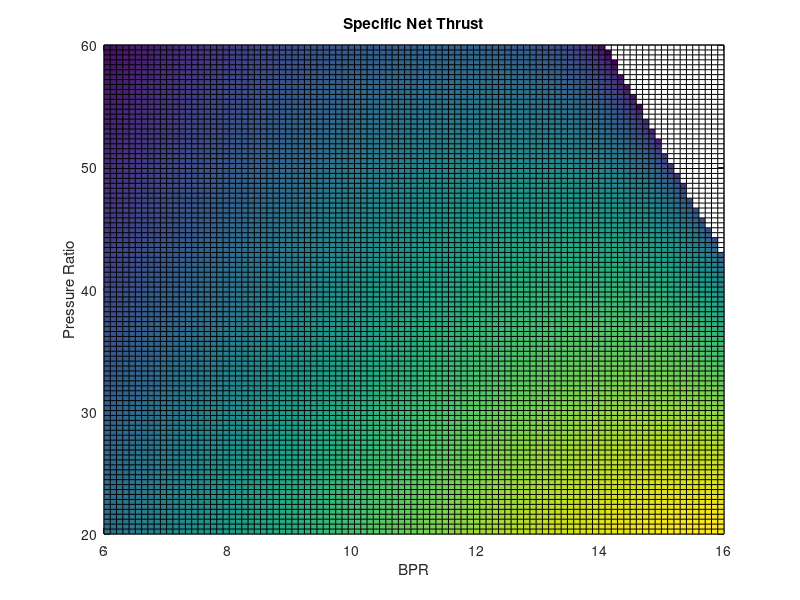

MATLAB code for this plot: (Note: this script raises an error after producing the figure.)
clear
close all
clc
%% Constants
% Design Parameters
LHV = 43E6; % kJ/kg
rF = 1.3;
rP = linspace(20,60);
BPR = linspace(6,16);
cooling = 0.15; % mass of cooling stream over total mass flow
% Design Limitations
nozzlepressureratio = 0.985;
diffuserpressureratio = 0.97;
combustpressureratio = 0.96;
effCombust = 0.995;
effF = 0.89;
effC = 0.9;
effT = 0.89;
effN = 1;
effD = 1;
TIT = 2000; % K
% Perfect Gas Assumption
gamma = 1.4;
R = 287; % J/kg*K
M = 0.7;
% Ambient Values
T0 = 288.15; % K
p0 = 101.325; % kPa
T1 = T0; % K
p1 = p0; % K
govergless1 = gamma/(gamma-1);
gless1over2 = (gamma-1)/2;
gless1overg = 1/govergless1;
cp = govergless1*R; % J/kg*K
phi = zeros(100,100);
p0_3 = zeros(100,100);
T0_3 = zeros(100,100);
p0_4 = zeros(100,100);
T0_4 = zeros(100,100);
T0_45 = zeros(100,100);
p0_45 = zeros(100,100);
T0_5 = zeros(100,100);
p0_5 = zeros(100,100);
T0_9 = zeros(100,100);
p0_9 = zeros(100,100);
Vc = zeros(100,100);
specificnetthrust = zeros(100,100);
tsfc = zeros(100,100);
effProp = zeros(100,100);
%% Constant Calculations
% Diffuser
p0_1 = p1*(1+gless1over2*M^2)^govergless1; % kPa
p0_2 = p0_1*diffuserpressureratio; % kPa
T0_1 = T1*(1+gless1over2*M^2); % K
T0_2 = T0_1; % K
% Fan
p0_13 = rF*p0_2; % kPa
p0_23 = p0_13; % kPa
T0_13 = T0_2*(1+(1/effF)*(rF^gless1overg-1)); % K
T0_23 = T0_13; % K
% Bypass
T0_19 = T0_13; % K
p0_19 = p0_13; % kPa
% Combustor
mfoverma = (12*12.01+26*1.008)/(18.5*2*16+18.5*3.76*2*14.01); % stoichiometric fuel to air mass ratio
% Velocity
Vb = sqrt(2*govergless1*R.*T0_13.*(1-(p1./p0_13).^gless1overg)); % m/s
V = M*sqrt(gamma*R*T0); % m/s
%% Variable Calculations
for i = 1:100
    for j = 1:100
        % Core
        p0_3(i,j) = rP(i)*p0_23; % kPa
        T0_3(i,j) = T0_23*(1+(1/effC)*(rP(i).^gless1overg-1)); % K
        p0_4(i,j) = p0_3(i,j).*combustpressureratio; % kPa
        phi(i,j) = (cp.*(TIT-T0_3(i,j)))./(mfoverma*LHV); % K
        T0_4(i,j) = T0_3(i,j)+(1-cooling)*effCombust*mfoverma*LHV*phi(i,j)/cp; % K
        T0_45(i,j) = T0_4(i,j)-(T0_23/effC)*(rP(i).^gless1overg-1); % K
        p0_45(i,j) = p0_4(i,j).*(1-((T0_23)./(effC*effT*T0_4(i,j))).*(rP(i).^gless1overg-1)).^govergless1; % kPa
        T0_5(i,j) = T0_45(i,j)-(1+BPR(j)).*(T0_2/effF).*(rF^gless1overg-1); % K
        p0_5(i,j) = p0_45(i,j).*(1-(1+BPR(j)).*((T0_2)./(effF*effT*T0_45(i,j))).*(rF^gless1overg-1)).^govergless1; % kPa
        p0_9(i,j) = p0_5(i,j); % kPa
        T0_9(i,j) = T0_5(i,j); % K
        % Velocity
        Vc(i,j) = sqrt(2*govergless1*R.*T0_5(i,j).*(1-(p1./p0_5(i,j)).^gless1overg)); % m/s
        specificnetthrust(i,j) = Vc(i,j)-V+BPR(j).*(Vb-V);
        tsfc(i,j) = (1-cooling)*phi(i,j)*mfoverma./specificnetthrust(i,j);
        effProp(i,j) = (2*specificnetthrust(i,j)*V)/(BPR(j).*(Vb^2-V^2)+(Vc(i,j).^2-V^2));
        if (1-(p1/p0_5(i,j))^gless1overg) < 0
             specificnetthrust(i,j) = NaN;
             tsfc(i,j) = NaN;
             effProp(i,j) = NaN;
        end
    end
end
%% Plots
% Specific Net Thrust
figure()
ThrustGraph = pcolor(BPR,rP,specificnetthrust);
title('Specific Net Thrust')
xlabel('BPR')
ylabel('Pressure Ratio')
ThrustGraph.FaceColor = 'interp';
colorbar
% Thrust Specific Fuel Consumption
figure()
tsfcGraph = pcolor(BPR,rP,real(tsfc));
title('Thrust Specific Fuel Consumption')
xlabel('BPR')
ylabel('Pressure Ratio')
tsfcGraph.FaceColor = 'interp';
colorbar
% Propulsive Efficiency
figure()
propGraph = pcolor(BPR,rP,real(effProp));
title('Propulsive Efficiency')
xlabel('BPR')
ylabel('Pressure Ratio')
propGraph.FaceColor = 'interp';
colorbar
%% Diameter calculations
maxspecificnetthrustcolumns = max(specificnetthrust);
maxspecificnetthrust = max(maxspecificnetthrustcolumns);
maxpropeffcolumns = max(effProp);
maxpropeff = max(maxpropeffcolumns);
mintsfccolumns = min(tsfc);
mintsfc = min(mintsfccolumns);
myspecificthrust = 1.1856*10^3;
totalThrust = 1000000*4.44822; % N
numberEngines = [10 8];
engineThrust = totalThrust./numberEngines; % N
masscore = engineThrust./myspecificthrust; % kg/s
rho = 1.225; % kg/m^3
coreD = sqrt(masscore.*4/(rho*V*pi())) % m
massbypass = masscore.*9.8182; % kg/s
bypassD = sqrt((4*massbypass./(rho*pi()*V))+coreD.^2) % m
